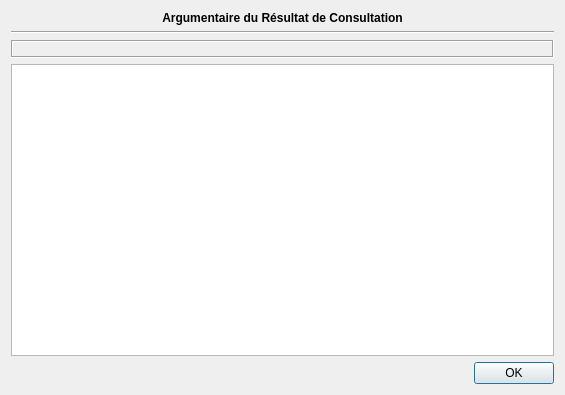
<?xml version="1.0" encoding="UTF-8"?>
<ui version="4.0">
 <class>eDRC::Internal::RcArgumentsDialog</class>
 <widget class="QDialog" name="eDRC::Internal::RcArgumentsDialog">
  <property name="geometry">
   <rect>
    <x>0</x>
    <y>0</y>
    <width>565</width>
    <height>395</height>
   </rect>
  </property>
  <property name="windowTitle">
   <string>Dialog</string>
  </property>
  <layout class="QGridLayout" name="gridLayout">
   <item row="0" column="0">
    <widget class="QLabel" name="label">
     <property name="font">
      <font>
       <weight>75</weight>
       <bold>true</bold>
      </font>
     </property>
     <property name="text">
      <string>Argumentaire du Résultat de Consultation</string>
     </property>
     <property name="alignment">
      <set>Qt::AlignCenter</set>
     </property>
    </widget>
   </item>
   <item row="1" column="0">
    <widget class="Line" name="line">
     <property name="orientation">
      <enum>Qt::Horizontal</enum>
     </property>
    </widget>
   </item>
   <item row="2" column="0">
    <widget class="QLabel" name="rcLabel">
     <property name="font">
      <font>
       <weight>75</weight>
       <bold>true</bold>
      </font>
     </property>
     <property name="frameShape">
      <enum>QFrame::Box</enum>
     </property>
     <property name="frameShadow">
      <enum>QFrame::Sunken</enum>
     </property>
     <property name="text">
      <string/>
     </property>
    </widget>
   </item>
   <item row="4" column="0">
    <widget class="QDialogButtonBox" name="buttonBox">
     <property name="orientation">
      <enum>Qt::Horizontal</enum>
     </property>
     <property name="standardButtons">
      <set>QDialogButtonBox::Ok</set>
     </property>
    </widget>
   </item>
   <item row="3" column="0">
    <widget class="QTextBrowser" name="arguments"/>
   </item>
  </layout>
 </widget>
 <resources/>
 <connections>
  <connection>
   <sender>buttonBox</sender>
   <signal>accepted()</signal>
   <receiver>eDRC::Internal::RcArgumentsDialog</receiver>
   <slot>accept()</slot>
   <hints>
    <hint type="sourcelabel">
     <x>248</x>
     <y>254</y>
    </hint>
    <hint type="destinationlabel">
     <x>157</x>
     <y>274</y>
    </hint>
   </hints>
  </connection>
  <connection>
   <sender>buttonBox</sender>
   <signal>rejected()</signal>
   <receiver>eDRC::Internal::RcArgumentsDialog</receiver>
   <slot>reject()</slot>
   <hints>
    <hint type="sourcelabel">
     <x>316</x>
     <y>260</y>
    </hint>
    <hint type="destinationlabel">
     <x>286</x>
     <y>274</y>
    </hint>
   </hints>
  </connection>
 </connections>
</ui>
